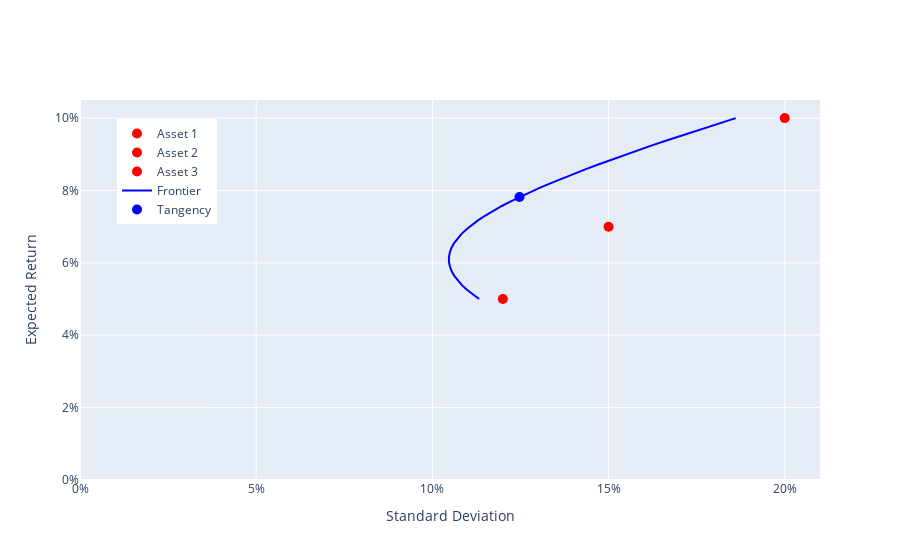

This figure's notebook cell:
### Code cell
##### Plot portfolios in expected return-stdev space
fig = go.Figure()  

# Plot assets
for i in np.arange(len(mns)):
    trace = go.Scatter(x=[sds[i]], y=[mns[i]], mode="markers", hovertemplate="Asset "+str(i+1),marker=dict(size=10, color="red"), name="Asset "+str(i+1)) 
    fig.add_trace(trace)

# Plot frontier
string = "<br>"
string += "Asset 1: %{customdata[0]:.1%}<br>"
string += "Asset 2: %{customdata[1]:.1%}<br>"
string += "Asset 3: %{customdata[2]:.1%}<br>"
string += "<extra></extra>"
trace0 = go.Scatter(x=sd_frontier, y=mn_frontier, mode="lines", customdata=wgts_frontier, hovertemplate=string, marker=dict(size=10, color="blue"), name="Frontier")       
fig.add_trace(trace0)

# Plot tangency
string = "<br>Tangency Portfolio:<br>"
string += "Asset 1: %{customdata[0]:.1%}<br>"
string += "Asset 2: %{customdata[1]:.1%}<br>"
string += "Asset 3: %{customdata[2]:.1%}<br>"
string += "<extra></extra>"
trace1 = go.Scatter(x=[sdTang], y=[mnTang], mode="markers", customdata=[wgts_tangency], hovertemplate=string, marker=dict(size=10, color="blue"), name="Tangency")   
fig.add_trace(trace1)

fig.layout.xaxis["title"] = "Standard Deviation"
fig.layout.yaxis["title"] = "Expected Return"
fig.update_xaxes(range=[0, 1.05 * sds.max()])
fig.update_yaxes(range=[0, 1.05 * mns.max()])
fig.update_yaxes(tickformat=".0%")
fig.update_xaxes(tickformat=".0%")
fig.update_layout(legend=dict(yanchor="top", y =0.95, xanchor="left", x=0.05))
fig.show()

### Figure 1 — Plotly figure (JSON) as saved in the notebook; plotly's stock layout.template omitted (floating-point values rounded to 4 significant figures)
{"data": [{"hovertemplate": "Asset 1", "marker": {"color": "red", "size": 10}, "mode": "markers", "name": "Asset 1", "type": "scatter", "x": [0.2], "y": [0.1]}, {"hovertemplate": "Asset 2", "marker": {"color": "red", "size": 10}, "mode": "markers", "name": "Asset 2", "type": "scatter", "x": [0.12], "y": [0.05]}, {"hovertemplate": "Asset 3", "marker": {"color": "red", "size": 10}, "mode": "markers", "name": "Asset 3", "type": "scatter", "x": [0.15], "y": [0.07]}, {"customdata": [[-0.1026, 0.8461, 0.2565], [-0.07919, 0.8171, 0.2621], [-0.05579, 0.7881, 0.2677], [-0.03238, 0.7591, 0.2733], [-0.008975, 0.7301, 0.2788], [0.01443, 0.7011, 0.2844], [0.03784, 0.6721, 0.29], [0.06124, 0.6431, 0.2956], [0.08465, 0.6142, 0.3012], [0.1081, 0.5852, 0.3068], [0.1315, 0.5562, 0.3124], [0.1549, 0.5272, 0.318], [0.1783, 0.4982, 0.3236], [0.2017, 0.4692, 0.3291], [0.2251, 0.4402, 0.3347], [0.2485, 0.4112, 0.3403], [0.2719, 0.3822, 0.3459], [0.2953, 0.3532, 0.3515], [0.3187, 0.3242, 0.3571], [0.3421, 0.2952, 0.3627], [0.3655, 0.2662, 0.3683], [0.3889, 0.2372, 0.3738], [0.4123, 0.2082, 0.3794], [0.4357, 0.1792, 0.385], [0.4591, 0.1502, 0.3906], [0.4825, 0.1213, 0.3962], [0.506, 0.09226, 0.4018], [0.5294, 0.06327, 0.4074], [0.5528, 0.03427, 0.413], [0.5762, 0.005279, 0.4186], [0.5996, -0.02372, 0.4241], [0.623, -0.05271, 0.4297], [0.6464, -0.0817, 0.4353], [0.6698, -0.1107, 0.4409], [0.6932, -0.1397, 0.4465], [0.7166, -0.1687, 0.4521], [0.74, -0.1977, 0.4577], [0.7634, -0.2267, 0.4633], [0.7868, -0.2557, 0.4688], [0.8102, -0.2847, 0.4744]], "hovertemplate": "<br>Asset 1: %{customdata[0]:.1%}<br>Asset 2: %{customdata[1]:.1%}<br>Asset 3: %{customdata[2]:.1%}<br><extra></extra>", "marker": {"color": "blue", "size": 10}, "mode": "lines", "name": "Frontier", "type": "scatter", "x": [0.1133, 0.1114, 0.1098, 0.1084, 0.1072, 0.1062, 0.1055, 0.105, 0.1047, 0.1047, 0.1049, 0.1054, 0.1061, 0.107, 0.1082, 0.1096, 0.1112, 0.113, 0.115, 0.1172, 0.1196, 0.1221, 0.1248, 0.1276, 0.1306, 0.1336, 0.1368, 0.1402, 0.1436, 0.1471, 0.1507, 0.1543, 0.1581, 0.1619, 0.1658, 0.1698, 0.1738, 0.1778, 0.1819, 0.1861], "y": [0.05, 0.05128, 0.05256, 0.05385, 0.05513, 0.05641, 0.05769, 0.05897, 0.06026, 0.06154, 0.06282, 0.0641, 0.06538, 0.06667, 0.06795, 0.06923, 0.07051, 0.07179, 0.07308, 0.07436, 0.07564, 0.07692, 0.07821, 0.07949, 0.08077, 0.08205, 0.08333, 0.08462, 0.0859, 0.08718, 0.08846, 0.08974, 0.09103, 0.09231, 0.09359, 0.09487, 0.09615, 0.09744, 0.09872, 0.1]}, {"customdata": [[0.4118, 0.2089, 0.3793]], "hovertemplate": "<br>Tangency Portfolio:<br>Asset 1: %{customdata[0]:.1%}<br>Asset 2: %{customdata[1]:.1%}<br>Asset 3: %{customdata[2]:.1%}<br><extra></extra>", "marker": {"color": "blue", "size": 10}, "mode": "markers", "name": "Tangency", "type": "scatter", "x": [0.1247], "y": [0.07818]}], "layout": {"legend": {"x": 0.05, "xanchor": "left", "y": 0.95, "yanchor": "top"}, "xaxis": {"range": [0, 0.21], "tickformat": ".0%", "title": {"text": "Standard Deviation"}}, "yaxis": {"range": [0, 0.105], "tickformat": ".0%", "title": {"text": "Expected Return"}}}}
